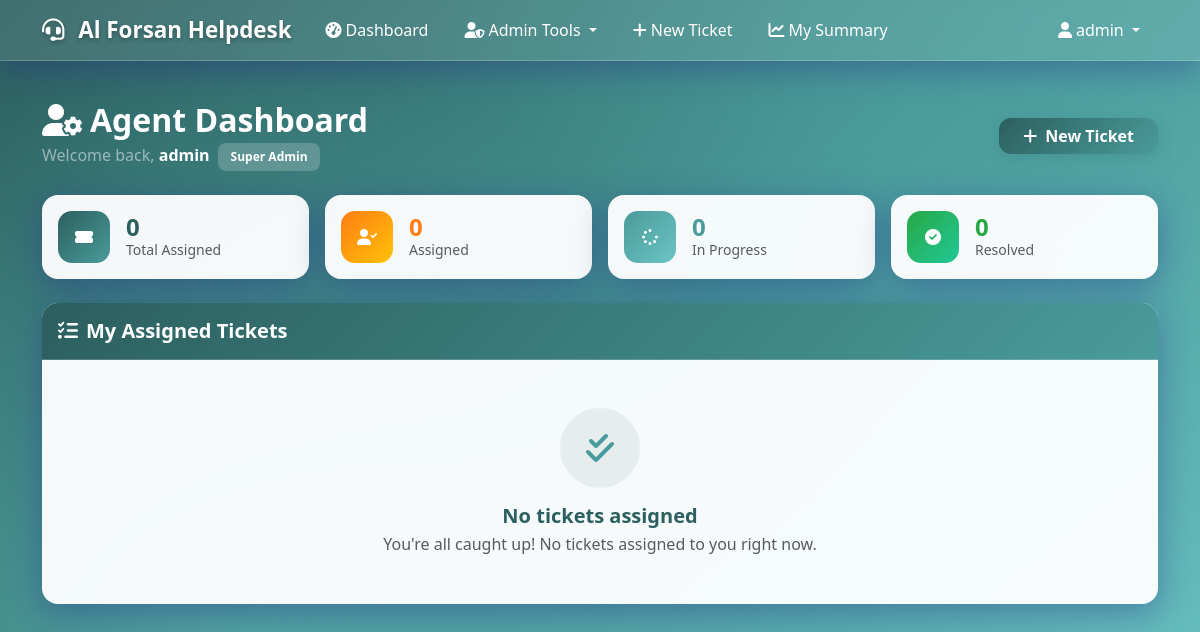
The page /agent/dashboard (signed in) on the database its author committed.
### app.py (models this page shows, shortened)
class SystemSettings(db.Model):
    __tablename__ = 'system_settings'
    id = db.Column(db.Integer, primary_key=True)
    system_name = db.Column(db.String(100), nullable=False, default='Al Qeyam Helpdesk')
    logo_filename = db.Column(db.String(200), nullable=True)
    updated_at = db.Column(db.DateTime, default=utc_now, onupdate=utc_now)

class User(UserMixin, db.Model):
    __tablename__ = 'users'
    id = db.Column(db.Integer, primary_key=True)
    username = db.Column(db.String(80), unique=True, nullable=False)
    email = db.Column(db.String(120), unique=True, nullable=False)
    password_hash = db.Column(db.String(120), nullable=False)
    role = db.Column(db.String(20), default='user')  # 'super_admin', 'admin', 'user', 'it_agent', 'fm_agent'
    department = db.Column(db.Text, nullable=True)  # Store module permissions as JSON string - changed to TEXT for larger storage
    is_active = db.Column(db.Boolean, default=True)
    created_at = db.Column(db.DateTime, default=utc_now)

### app.py (the view)
@app.route('/agent/dashboard')
@login_required
def agent_dashboard():
    if current_user.role not in ['it_agent', 'fm_agent', 'admin', 'super_admin']:
        flash('Access denied')
        return redirect(url_for('dashboard'))
    assigned_tickets = Ticket.query.filter_by(assigned_to=current_user.id).order_by(Ticket.created_at.desc()).all()
    return render_template('agent_dashboard.html', tickets=assigned_tickets)

### templates/agent_dashboard.html (shortened to what this page needs)
{% extends "base.html" %}
{% block content %}
<div class="d-flex align-items-center justify-content-between mb-4 flex-wrap gap-2">
    <div>
        <h2 class="fw-bold text-white mb-1"><i class="fas fa-user-cog me-2"></i>Agent Dashboard</h2>
        <p class="text-white-50 mb-0">Welcome back, <strong class="text-white">{{ current_user.username }}</strong>
            <span class="badge ms-1" style="background:rgba(255,255,255,0.2);font-size:0.75rem;">{{ current_user.role|replace('_',' ')|title }}</span>
        </p>
    </div>
    <a href="{{ url_for('create_ticket') }}" class="btn btn-primary px-4">
        <i class="fas fa-plus me-2"></i>New Ticket
    </a>
</div>
<div class="row g-3 mb-4">
    {% set all_c = tickets|length %}
    {% set assigned_c = tickets|selectattr('status','equalto','Assigned')|list|length %}
    {% set inprog_c = tickets|selectattr('status','equalto','In Progress')|list|length %}
    {% set resolved_c = tickets|selectattr('status','equalto','Resolved')|list|length %}
    <div class="col-6 col-lg-3">
        <div class="card border-0 h-100" style="background:rgba(255,255,255,0.95);border-radius:16px;">
            <div class="card-body p-3 d-flex align-items-center gap-3">
                <div style="width:52px;height:52px;border-radius:14px;background:linear-gradient(135deg,#2c5f5f,#4a9b9b);flex-shrink:0;display:flex;align-items:center;justify-content:center;">
                    <i class="fas fa-ticket-alt text-white"></i>
                </div>
                <div>
                    <div class="fw-bold fs-4 lh-1" style="color:#2c5f5f;">{{ all_c }}</div>
                    <div class="text-muted small">Total Assigned</div>
                </div>
            </div>
        </div>
    </div>
    <div class="col-6 col-lg-3">
        <div class="card border-0 h-100" style="background:rgba(255,255,255,0.95);border-radius:16px;">
            <div class="card-body p-3 d-flex align-items-center gap-3">
                <div style="width:52px;height:52px;border-radius:14px;background:linear-gradient(135deg,#fd7e14,#ffc107);flex-shrink:0;display:flex;align-items:center;justify-content:center;">
                    <i class="fas fa-user-check text-white"></i>
                </div>
                <div>
                    <div class="fw-bold fs-4 lh-1" style="color:#fd7e14;">{{ assigned_c }}</div>
                    <div class="text-muted small">Assigned</div>
                </div>
            </div>
        </div>
    </div>
    <div class="col-6 col-lg-3">
        <div class="card border-0 h-100" style="background:rgba(255,255,255,0.95);border-radius:16px;">
            <div class="card-body p-3 d-flex align-items-center gap-3">
                <div style="width:52px;height:52px;border-radius:14px;background:linear-gradient(135deg,#4a9b9b,#6bc4c4);flex-shrink:0;display:flex;align-items:center;justify-content:center;">
                    <i class="fas fa-spinner text-white"></i>
                </div>
                <div>
                    <div class="fw-bold fs-4 lh-1" style="color:#4a9b9b;">{{ inprog_c }}</div>
                    <div class="text-muted small">In Progress</div>
                </div>
            </div>
        </div>
    </div>
    <div class="col-6 col-lg-3">
        <div class="card border-0 h-100" style="background:rgba(255,255,255,0.95);border-radius:16px;">
            <div class="card-body p-3 d-flex align-items-center gap-3">
                <div style="width:52px;height:52px;border-radius:14px;background:linear-gradient(135deg,#28a745,#20c997);flex-shrink:0;display:flex;align-items:center;justify-content:center;">
                    <i class="fas fa-check-circle text-white"></i>
                </div>
                <div>
                    <div class="fw-bold fs-4 lh-1" style="color:#28a745;">{{ resolved_c }}</div>
                    <div class="text-muted small">Resolved</div>
                </div>
            </div>
        </div>
    </div>
</div>
<div class="card border-0" style="border-radius:16px;">
    <div class="card-header py-3">
        <h5 class="mb-0 fw-semibold"><i class="fas fa-list-check me-2"></i>My Assigned Tickets</h5>
    </div>
    <div class="card-body p-0">
        {% if tickets %}
        <div class="table-responsive">
            <table class="table table-hover align-middle mb-0">
                <thead>
                    <tr>
                        <th class="ps-4" style="width:60px;">#</th>
                        <th>Title</th>
                        <th>Category</th>
                        <th>Priority</th>
                        <th>Status</th>
                        <th>Created By</th>
                        <th>Created</th>
                        <th class="pe-4 text-end">Action</th>
                    </tr>
                </thead>
                <tbody>
                    {% for ticket in tickets %}
                    <tr>
                        <td class="ps-4 text-muted fw-semibold">#{{ ticket.id }}</td>
                        <td>
                            <a href="{{ url_for('view_ticket', ticket_id=ticket.id) }}" class="fw-semibold text-decoration-none" style="color:#2c5f5f;">
                                {{ ticket.title }}
                            </a>
                        </td>
                        <td>
                            <span class="badge rounded-pill" style="background:{{ '#2c5f5f' if ticket.category == 'IT' else '#28a745' }};padding:6px 10px;">
                                <i class="fas fa-{{ 'laptop' if ticket.category == 'IT' else 'tools' }} me-1"></i>{{ ticket.category }}
                            </span>
                        </td>
                        <td>
                            {% set pc = {'Critical':'#dc3545','High':'#fd7e14','Medium':'#ffc107','Low':'#28a745'} %}
                            <span class="badge rounded-pill" style="background:{{ pc.get(ticket.priority,'#6c757d') }};padding:6px 10px;">{{ ticket.priority }}</span>
                        </td>
                        <td>
                            {% set sc = {'Open':'#6c757d','Assigned':'#fd7e14','In Progress':'#4a9b9b','Resolved':'#28a745','Closed':'#343a40'} %}
                            <span class="badge rounded-pill" style="background:{{ sc.get(ticket.status,'#6c757d') }};padding:6px 10px;">{{ ticket.status }}</span>
                        </td>
                        <td><i class="fas fa-user me-1 text-muted"></i><small>{{ ticket.creator.username }}</small></td>
                        <td><small class="text-muted">{{ ticket.created_at.strftime('%d %b %Y') }}</small></td>
                        <td class="pe-4 text-end">
                            <a href="{{ url_for('view_ticket', ticket_id=ticket.id) }}" class="btn btn-sm btn-primary px-3">
                                <i class="fas fa-eye me-1"></i>View
                            </a>
                        </td>
                    </tr>
                    {% endfor %}
                </tbody>
            </table>
        </div>
        {% else %}
        <div class="text-center py-5">
            <div style="width:80px;height:80px;border-radius:50%;background:rgba(44,95,95,0.08);display:flex;align-items:center;justify-content:center;margin:0 auto 16px;">
                <i class="fas fa-check-double fa-2x" style="color:#4a9b9b;"></i>
            </div>
            <h5 class="fw-semibold mb-1" style="color:#2c5f5f;">No tickets assigned</h5>
            <p class="text-muted mb-0">You're all caught up! No tickets assigned to you right now.</p>
        </div>
        {% endif %}
    </div>
</div>
{% endblock %}

### templates/base.html (shortened to what this page needs)
<!DOCTYPE html>
<html lang="en">
<head>
    <link href="https://cdn.jsdelivr.net/npm/bootstrap@5.3.0/dist/css/bootstrap.min.css" rel="stylesheet">
    <link href="https://cdnjs.cloudflare.com/ajax/libs/font-awesome/6.0.0/css/all.min.css" rel="stylesheet">
</head>
<body>
    <nav class="navbar navbar-expand-lg navbar-dark">
        <div class="container">
            <a class="navbar-brand" href="{{ url_for('index') }}">
                {% if system_settings.logo_filename %}
                    <img src="{{ url_for('static', filename='uploads/' + system_settings.logo_filename) }}" alt="Logo" style="height:32px;width:auto;margin-right:8px;vertical-align:middle;object-fit:contain;">
                {% else %}
                    <i class="fas fa-headset me-2"></i>
                {% endif %}{{ system_settings.system_name }}
            </a>
            <div class="collapse navbar-collapse" id="navbarNav">
                <ul class="navbar-nav me-auto">
                    {% if current_user.is_authenticated %}
                        <li class="nav-item">
                            <a class="nav-link" href="{{ url_for('dashboard') }}">
                                <i class="fas fa-tachometer-alt me-1"></i>Dashboard
                            </a>
                        </li>
                        {% if current_user.role in ['admin', 'super_admin'] %}
                            <li class="nav-item dropdown">
                                <a class="nav-link dropdown-toggle" href="#" id="adminDropdown" role="button" data-bs-toggle="dropdown">
                                    <i class="fas fa-user-shield me-1"></i>Admin Tools
                                </a>
                            </li>
                        {% endif %}
                        {% if current_user.role in ['it_agent', 'fm_agent'] %}
                            <li class="nav-item dropdown">
                                <a class="nav-link dropdown-toggle" href="#" id="agentDropdown" role="button" data-bs-toggle="dropdown">
                                    <i class="fas fa-tools me-1"></i>Agent Tools
                                </a>
                                <ul class="dropdown-menu">
                                    <li><a class="dropdown-item" href="{{ url_for('admin_tickets') }}">
                                        <i class="fas fa-list me-1"></i>All Tickets
                                    </a></li>
                                    <li><a class="dropdown-item" href="{{ url_for('admin_search_tickets') }}">
                                        <i class="fas fa-search me-1"></i>Search Tickets
                                    </a></li>
                                    <li><a class="dropdown-item" href="{{ url_for('admin_summary_reports') }}">
                                        <i class="fas fa-chart-bar me-1"></i>Summary Reports
                                    </a></li>
                                    <li><hr class="dropdown-divider"></li>
                                    <li><a class="dropdown-item" href="{{ url_for('create_ticket') }}">
                                        <i class="fas fa-plus me-1"></i>Create Ticket
                                    </a></li>
                                </ul>
                            </li>
                        {% else %}
                            <li class="nav-item">
                                <a class="nav-link" href="{{ url_for('create_ticket') }}">
                                    <i class="fas fa-plus me-1"></i>New Ticket
                                </a>
                            </li>
                            <li class="nav-item">
                                <a class="nav-link" href="{{ url_for('my_ticket_summary') }}">
                                    <i class="fas fa-chart-line me-1"></i>My Summary
                                </a>
                            </li>
                        {% endif %}
                    {% endif %}
                </ul>
                <ul class="navbar-nav">
                    {% if current_user.is_authenticated %}
                        <li class="nav-item dropdown">
                            <a class="nav-link dropdown-toggle" href="#" id="navbarDropdown" role="button" data-bs-toggle="dropdown">
                                <i class="fas fa-user me-1"></i>{{ current_user.username }}
                            </a>
                        </li>
                    {% else %}
                        <li class="nav-item">
                            <a class="nav-link" href="{{ url_for('login') }}">
                                <i class="fas fa-sign-in-alt me-1"></i>Login
                            </a>
                        </li>
                    {% endif %}
                </ul>
            </div>
        </div>
    </nav>
    <main class="container main-content" style="padding-top: 0.5rem;">
        {% block content %}{% endblock %}
    </main>
</body>
</html>

### rows shown on the page
SystemSettings: system_name "Al Forsan Helpdesk"
User: username "admin", role "Super Admin"

### other values the page prints
{{ all_c }} "0"
{{ assigned_c }} "0"
{{ inprog_c }} "0"
{{ resolved_c }} "0"
